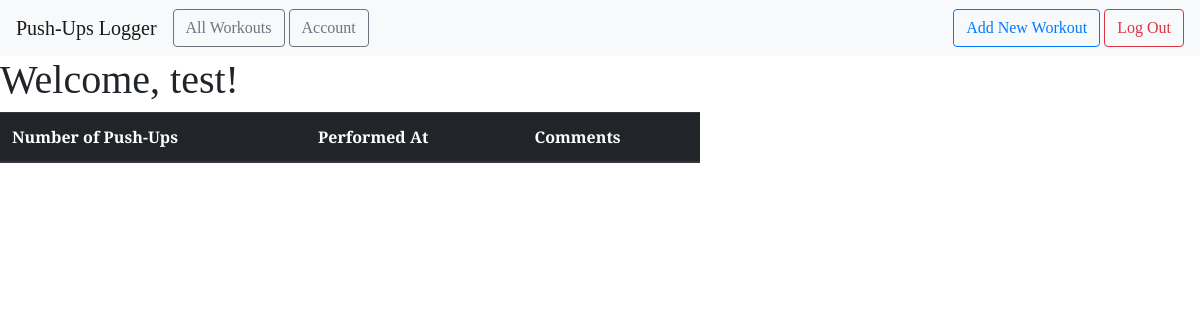
/all (signed in), run on an earlier commit of the app's database.
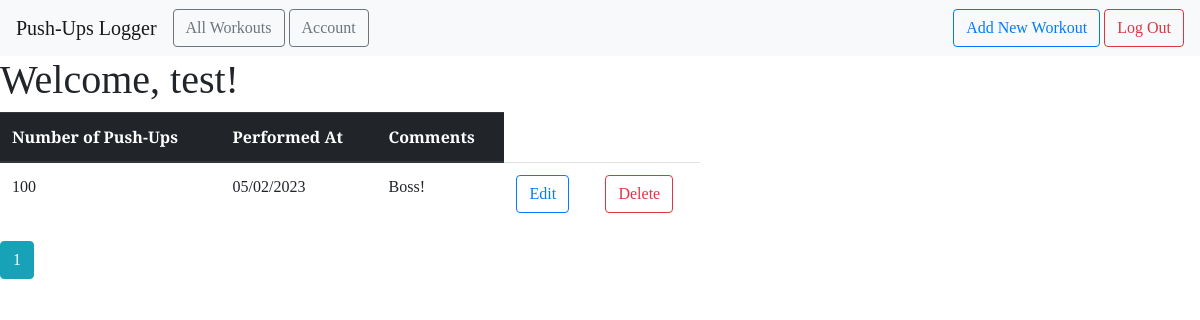
And on a later commit of the database.
### PUSHUPS_LOGGER/model/workout.py (models this page shows, shortened)
class Workout(sql_db.Model):
    workout_id = sql_db.Column(sql_db.Integer, primary_key=True)
    pushups_count = sql_db.Column(sql_db.Integer, nullable=False)
    comments = sql_db.Column(sql_db.Text, nullable=False)
    created_date = sql_db.Column(sql_db.Date, default=datetime.now, nullable=False)
    user_id = sql_db.Column(sql_db.Integer, sql_db.ForeignKey('user.user_id'), nullable=False)

### PUSHUPS_LOGGER/workout.py (the view)
@workout.route("/all")
@login_required
def all_workouts():
    page = request.args.get("page", 1, type=int)
    user = User.query.get_or_404(current_user.user_id)
    workouts = Workout.query.filter_by(author=user).paginate(page=page, per_page=5)
    return render_template("all_workouts.html", workouts=workouts)

### PUSHUPS_LOGGER/__init__.py (called while the page is built)
def create_app():
    app = Flask(__name__)
    app.config['SECRET_KEY'] = 'secret-key-goes-here'
    app.config['SQLALCHEMY_DATABASE_URI'] = 'sqlite:///sql_db.sqlite'
    sql_db.init_app(app)
    login_manager = LoginManager()
    login_manager.login_view = 'auth.signin'
    login_manager.init_app(app)
    from .model import User
    @login_manager.user_loader
    def load_user(user_id):
        return User.query.get(int(user_id))
    from .main import main as main_blueprint
    app.register_blueprint(main_blueprint)
    from .auth import auth as auth_blueprint
    app.register_blueprint(auth_blueprint)
    from .workout import workout as workout_blueprint
    app.register_blueprint(workout_blueprint)
    return app

### PUSHUPS_LOGGER/templates/all_workouts.html
{% extends "base.html" %} {% block head %} {{ super() }}
<link rel="stylesheet" href="{{ url_for('static', filename= 'extended_beauty.css') }}" />
{% endblock %} {% block content %}
<h1>
    Welcome, {{ current_user.name }}!
</h1>
<div>
    <table class="table table-hover" style="width: 700px;">
        <thead class="thead-dark">
            <tr>
                <th scope="col">Number of Push-Ups</th>
                <th scope="col">Performed At</th>
                <th scope="col">Comments</th>
            </tr>
        </thead>
        <tbody>
            {% for workout in workouts.items %}
            <tr>
                <td>{{ workout.pushups_count }}</td>
                <td>{{ workout.created_date.strftime('%m/%d/%Y') }}</td>
                <td>{{ workout.comments }}</td>
                <td>
                    <a href="{{ url_for('workout.update_workout', workout_id=workout.workout_id) }}"
                        class="btn btn-outline-primary" role="button">
                        Edit
                    </a>
                </td>
                <td>
                    <a href="{{ url_for('workout.delete_workout', workout_id=workout.workout_id) }}"
                        class="btn btn-outline-danger" role="button">
                        Delete
                    </a>
                </td>
            </tr>
            {% endfor %}
        </tbody>
    </table>
    {% for page_num in workouts.iter_pages(left_edge=1, right_edge=1, left_current=1, right_current=1) %}
    {% if page_num %} {% if workouts.page == page_num %}
    <a href="{{ url_for('workout.all_workouts', page=page_num) }}" class="btn btn-info mb-4"> {{page_num}} </a>
    {% else %}
    <a href="{{ url_for('workout.all_workouts', page=page_num) }}" class="btn btn-outline-info mb-4">
        {{page_num}} </a>
    {% endif %} {% else %} ... {% endif %} {% endfor %}
</div>
{% endblock %}

What changed in the data, as far as the page shows it:
added Workout: pushups_count "100", created_date "05/02/2023", comments "Boss!"
Also different on the page:
new list line: "1"
